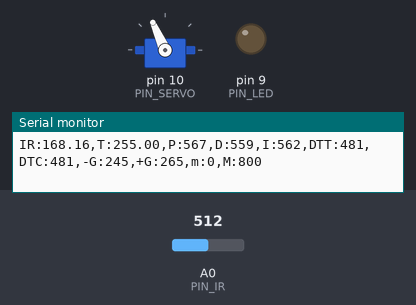
The sketch below on a simulated Arduino Uno, built with avr-gcc and run on an emulated ATmega328P. Shown: servo, output pins drawn as LEDs (lit = HIGH), the last lines printed to the serial monitor. The test bench sets the inputs (shaded band); at power-on: A0 (PIN_IR) = 512.

Above: at 1.08 s.
1.3 s: A0 (PIN_IR) set to 352
At 1.65 s:
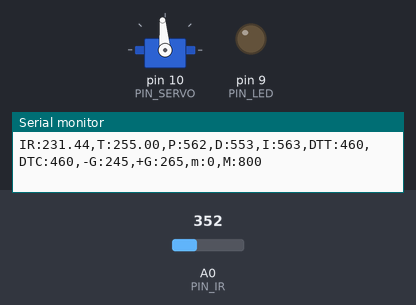
4.3 s: A0 (PIN_IR) set to 440
7.3 s: A0 (PIN_IR) set to 716
At 12.9 s:
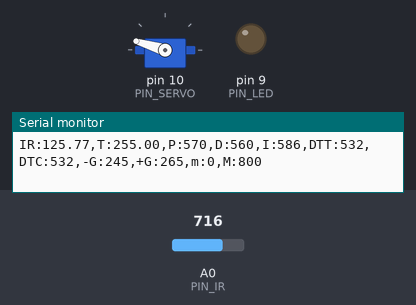
13.3 s: A0 (PIN_IR) set to 306
At 16.1 s:
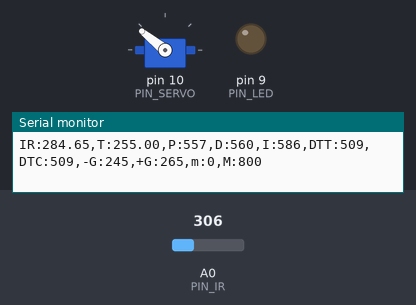
16.3 s: A0 (PIN_IR) set to 0
Timing chart, 0 to 20.3 s (numbered marks = the images above; inputs shaded):
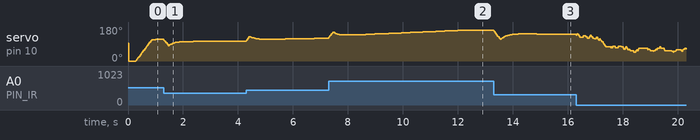

The sketch:

28_PID_contorl.ino
```cpp
#include <Servo.h>

// Arduino pin assignment
#define PIN_LED 9
#define PIN_SERVO 10
#define PIN_IR A0

// Framework setting
#define _DIST_TARGET 255
#define _DIST_MIN 100
#define _DIST_MAX 430

// Distance sensor
#define _DIST_ALPHA 0.1

// Servo range
#define _DUTY_MIN 1020
#define _DUTY_NEU 1520
#define _DUTY_MAX 2220

// Servo speed control
#define _SERVO_ANGLE 30
#define _SERVO_SPEED 300

// Event periods
#define _INTERVAL_DIST 20
#define _INTERVAL_SERVO 20
#define _INTERVAL_SERIAL 100

// PID parameters
#define _KP 1.7 // 비례이득
#define _KD 82.0 // 미분이득
#define _KI 0.01 // 적분이득

//unit: mm
#define _CALI_MIN 69
#define _CALI_MAX 362

// global variables
const float coE[] = {-0.0000061, 0.0035824, 0.5338517, 56.9175414};

// Servo instance
Servo myservo;

// Distance sensor
float dist_target = _DIST_TARGET; // location to send the ball
float dist_raw, dist_ema;

// Event periods
unsigned long last_sampling_time_dist, last_sampling_time_servo, last_sampling_time_serial;
bool event_dist, event_servo, event_serial;

// Servo speed control
int duty_chg_per_interval;
int duty_target, duty_curr;

// PID variables
float error_curr, error_prev, control, pterm, dterm, iterm;

void setup() {
// initialize GPIO pins for LED and attach servo
  myservo.attach(PIN_SERVO);
  pinMode(PIN_LED, OUTPUT);
  myservo.writeMicroseconds(_DUTY_NEU);

// initialize global variables
  last_sampling_time_dist = 0;
  last_sampling_time_servo = 0;
  last_sampling_time_serial = 0;

  event_dist = false;
  event_servo = false;
  event_serial = false;

  pterm = 0;
  dterm = 0;
  iterm = 0;

// initialize serial port
  Serial.begin(57600);

// convert angle speed into duty change per interval.
  duty_chg_per_interval = (float)(_DUTY_MAX - _DUTY_MIN) * _SERVO_SPEED / 180 * _INTERVAL_SERVO / 1000;
}

void loop() {
/////////////////////
// Event generator //
/////////////////////
  //거리 측정 주기가 되었는지 검사
  if (millis() >= last_sampling_time_dist + _INTERVAL_DIST)
      event_dist = true;

  //서보 제어 주기가 되었는지 검사
  if (millis() >= last_sampling_time_servo + _INTERVAL_SERVO)
      event_servo= true;

  //Serial 제어 주기가 되었는지 검사
  if (millis() >= last_sampling_time_serial + _INTERVAL_SERIAL)
      event_serial= true;

////////////////////
// Event handlers //
////////////////////

  if(event_dist) {
    event_dist = false;

  // calibrate distance reading from the IR sensor
    float x = ir_distance_filtered();
    dist_raw = coE[0] * pow(x, 3) + coE[1] * pow(x, 2) + coE[2] * x + coE[3];

  // PID control logic
    error_curr = dist_target - dist_raw;
    pterm = _KP * error_curr;
    dterm = _KD * (error_curr - error_prev);
    iterm += _KI * error_curr;
    control = pterm + dterm + iterm;

  // duty_target = f(duty_neutral, control)
    duty_target = _DUTY_NEU + control;

  // keep duty_target value within the range of [_DUTY_MIN, _DUTY_MAX]
    if (duty_target < _DUTY_MIN) duty_target = _DUTY_MIN;
    else if (duty_target > _DUTY_MAX) duty_target = _DUTY_MAX;

    // update error_prev
    error_prev = error_curr;

    last_sampling_time_dist += _INTERVAL_DIST;
  }

  if(event_servo) {
    event_servo = false;

    // adjust duty_curr toward duty_target by duty_chg_per_interval
    if(duty_target > duty_curr) {
      duty_curr += duty_chg_per_interval;
      if(duty_curr > duty_target) duty_curr = duty_target;
    }
    else {
      duty_curr -= duty_chg_per_interval;
      if(duty_curr < duty_target) duty_curr = duty_target;
    }

    // update servo position
    myservo.writeMicroseconds(duty_curr);

    last_sampling_time_servo += _INTERVAL_SERVO;
  }

  if(event_serial) {
    event_serial = false;
    Serial.print("IR:");
    Serial.print(dist_raw);
    Serial.print(",T:");
    Serial.print(dist_target);
    Serial.print(",P:");
    Serial.print(map(pterm,-1000,1000,510,610));
    Serial.print(",D:");
    Serial.print(map(dterm,-1000,1000,510,610));
    Serial.print(",I:");
    Serial.print(map(iterm,-1000,1000,510,610));
    Serial.print(",DTT:");
    Serial.print(map(duty_target,1000,2000,410,510));
    Serial.print(",DTC:");
    Serial.print(map(duty_curr,1000,2000,410,510));
    Serial.println(",-G:245,+G:265,m:0,M:800");

    last_sampling_time_serial += _INTERVAL_SERIAL;
  }
}

float ir_distance(void){ // return value unit: mm
  float val, dist_cali;
  float volt = float(analogRead(PIN_IR));
  val = ((6762.0/(volt-9.0))-4.0) * 10.0;
  dist_cali = 100 + 300.0 / (_CALI_MAX - _CALI_MIN) * (val - _CALI_MIN);
  return dist_cali;
}

float ir_distance_filtered(void){ // return value unit: mm
  static float VAL = dist_target;
  static float dist_ema  = 0;
  float raw = ir_distance();
  if (raw >= _DIST_MIN && raw <= _DIST_MAX)
    VAL = raw;
  dist_ema =  _DIST_ALPHA * raw + (1 - _DIST_ALPHA) * dist_ema;
  return dist_ema;
}
```
